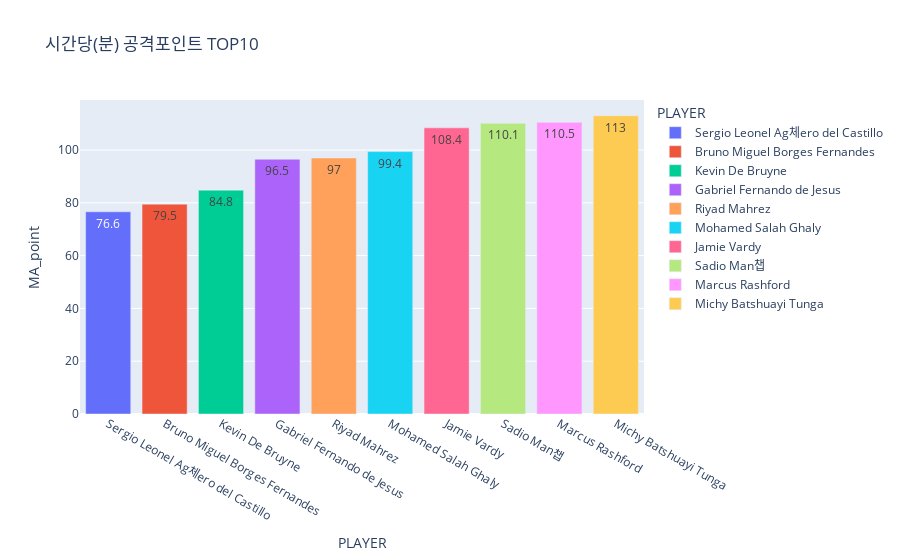

Here is the notebook cell this chart was saved with:
### Code cell
px.bar(df_MA.head(10) , x = 'PLAYER', y='MA_point', title="시간당(분) 공격포인트 TOP10", text='MA_point',color='PLAYER')

### Figure 1 — Plotly figure (JSON) as saved in the notebook; plotly's stock layout.template omitted (floating-point values rounded to 4 significant figures)
{"data": [{"alignmentgroup": "True", "hovertemplate": "PLAYER=%{x}<br>MA_point=%{text}<extra></extra>", "legendgroup": "Sergio Leonel Ag체ero del Castillo", "marker": {"color": "#636efa", "pattern": {"shape": ""}}, "name": "Sergio Leonel Ag체ero del Castillo", "offsetgroup": "Sergio Leonel Ag체ero del Castillo", "orientation": "v", "showlegend": true, "text": [76.6], "textposition": "auto", "type": "bar", "x": ["Sergio Leonel Ag체ero del Castillo"], "xaxis": "x", "y": [76.6], "yaxis": "y"}, {"alignmentgroup": "True", "hovertemplate": "PLAYER=%{x}<br>MA_point=%{text}<extra></extra>", "legendgroup": "Bruno Miguel Borges Fernandes", "marker": {"color": "#EF553B", "pattern": {"shape": ""}}, "name": "Bruno Miguel Borges Fernandes", "offsetgroup": "Bruno Miguel Borges Fernandes", "orientation": "v", "showlegend": true, "text": [79.5], "textposition": "auto", "type": "bar", "x": ["Bruno Miguel Borges Fernandes"], "xaxis": "x", "y": [79.5], "yaxis": "y"}, {"alignmentgroup": "True", "hovertemplate": "PLAYER=%{x}<br>MA_point=%{text}<extra></extra>", "legendgroup": "Kevin De Bruyne", "marker": {"color": "#00cc96", "pattern": {"shape": ""}}, "name": "Kevin De Bruyne", "offsetgroup": "Kevin De Bruyne", "orientation": "v", "showlegend": true, "text": [84.8], "textposition": "auto", "type": "bar", "x": ["Kevin De Bruyne"], "xaxis": "x", "y": [84.8], "yaxis": "y"}, {"alignmentgroup": "True", "hovertemplate": "PLAYER=%{x}<br>MA_point=%{text}<extra></extra>", "legendgroup": "Gabriel Fernando de Jesus", "marker": {"color": "#ab63fa", "pattern": {"shape": ""}}, "name": "Gabriel Fernando de Jesus", "offsetgroup": "Gabriel Fernando de Jesus", "orientation": "v", "showlegend": true, "text": [96.5], "textposition": "auto", "type": "bar", "x": ["Gabriel Fernando de Jesus"], "xaxis": "x", "y": [96.5], "yaxis": "y"}, {"alignmentgroup": "True", "hovertemplate": "PLAYER=%{x}<br>MA_point=%{text}<extra></extra>", "legendgroup": "Riyad Mahrez", "marker": {"color": "#FFA15A", "pattern": {"shape": ""}}, "name": "Riyad Mahrez", "offsetgroup": "Riyad Mahrez", "orientation": "v", "showlegend": true, "text": [97], "textposition": "auto", "type": "bar", "x": ["Riyad Mahrez"], "xaxis": "x", "y": [97], "yaxis": "y"}, {"alignmentgroup": "True", "hovertemplate": "PLAYER=%{x}<br>MA_point=%{text}<extra></extra>", "legendgroup": "Mohamed Salah Ghaly", "marker": {"color": "#19d3f3", "pattern": {"shape": ""}}, "name": "Mohamed Salah Ghaly", "offsetgroup": "Mohamed Salah Ghaly", "orientation": "v", "showlegend": true, "text": [99.4], "textposition": "auto", "type": "bar", "x": ["Mohamed Salah Ghaly"], "xaxis": "x", "y": [99.4], "yaxis": "y"}, {"alignmentgroup": "True", "hovertemplate": "PLAYER=%{x}<br>MA_point=%{text}<extra></extra>", "legendgroup": "Jamie Vardy", "marker": {"color": "#FF6692", "pattern": {"shape": ""}}, "name": "Jamie Vardy", "offsetgroup": "Jamie Vardy", "orientation": "v", "showlegend": true, "text": [108.4], "textposition": "auto", "type": "bar", "x": ["Jamie Vardy"], "xaxis": "x", "y": [108.4], "yaxis": "y"}, {"alignmentgroup": "True", "hovertemplate": "PLAYER=%{x}<br>MA_point=%{text}<extra></extra>", "legendgroup": "Sadio Man챕", "marker": {"color": "#B6E880", "pattern": {"shape": ""}}, "name": "Sadio Man챕", "offsetgroup": "Sadio Man챕", "orientation": "v", "showlegend": true, "text": [110.1], "textposition": "auto", "type": "bar", "x": ["Sadio Man챕"], "xaxis": "x", "y": [110.1], "yaxis": "y"}, {"alignmentgroup": "True", "hovertemplate": "PLAYER=%{x}<br>MA_point=%{text}<extra></extra>", "legendgroup": "Marcus Rashford", "marker": {"color": "#FF97FF", "pattern": {"shape": ""}}, "name": "Marcus Rashford", "offsetgroup": "Marcus Rashford", "orientation": "v", "showlegend": true, "text": [110.5], "textposition": "auto", "type": "bar", "x": ["Marcus Rashford"], "xaxis": "x", "y": [110.5], "yaxis": "y"}, {"alignmentgroup": "True", "hovertemplate": "PLAYER=%{x}<br>MA_point=%{text}<extra></extra>", "legendgroup": "Michy Batshuayi Tunga", "marker": {"color": "#FECB52", "pattern": {"shape": ""}}, "name": "Michy Batshuayi Tunga", "offsetgroup": "Michy Batshuayi Tunga", "orientation": "v", "showlegend": true, "text": [113], "textposition": "auto", "type": "bar", "x": ["Michy Batshuayi Tunga"], "xaxis": "x", "y": [113], "yaxis": "y"}], "layout": {"barmode": "relative", "legend": {"title": {"text": "PLAYER"}, "tracegroupgap": 0}, "title": {"text": "시간당(분) 공격포인트 TOP10"}, "xaxis": {"anchor": "y", "categoryarray": ["Sergio Leonel Ag체ero del Castillo", "Bruno Miguel Borges Fernandes", "Kevin De Bruyne", "Gabriel Fernando de Jesus", "Riyad Mahrez", "Mohamed Salah Ghaly", "Jamie Vardy", "Sadio Man챕", "Marcus Rashford", "Michy Batshuayi Tunga"], "categoryorder": "array", "domain": [0, 1], "title": {"text": "PLAYER"}}, "yaxis": {"anchor": "x", "domain": [0, 1], "title": {"text": "MA_point"}}}}
